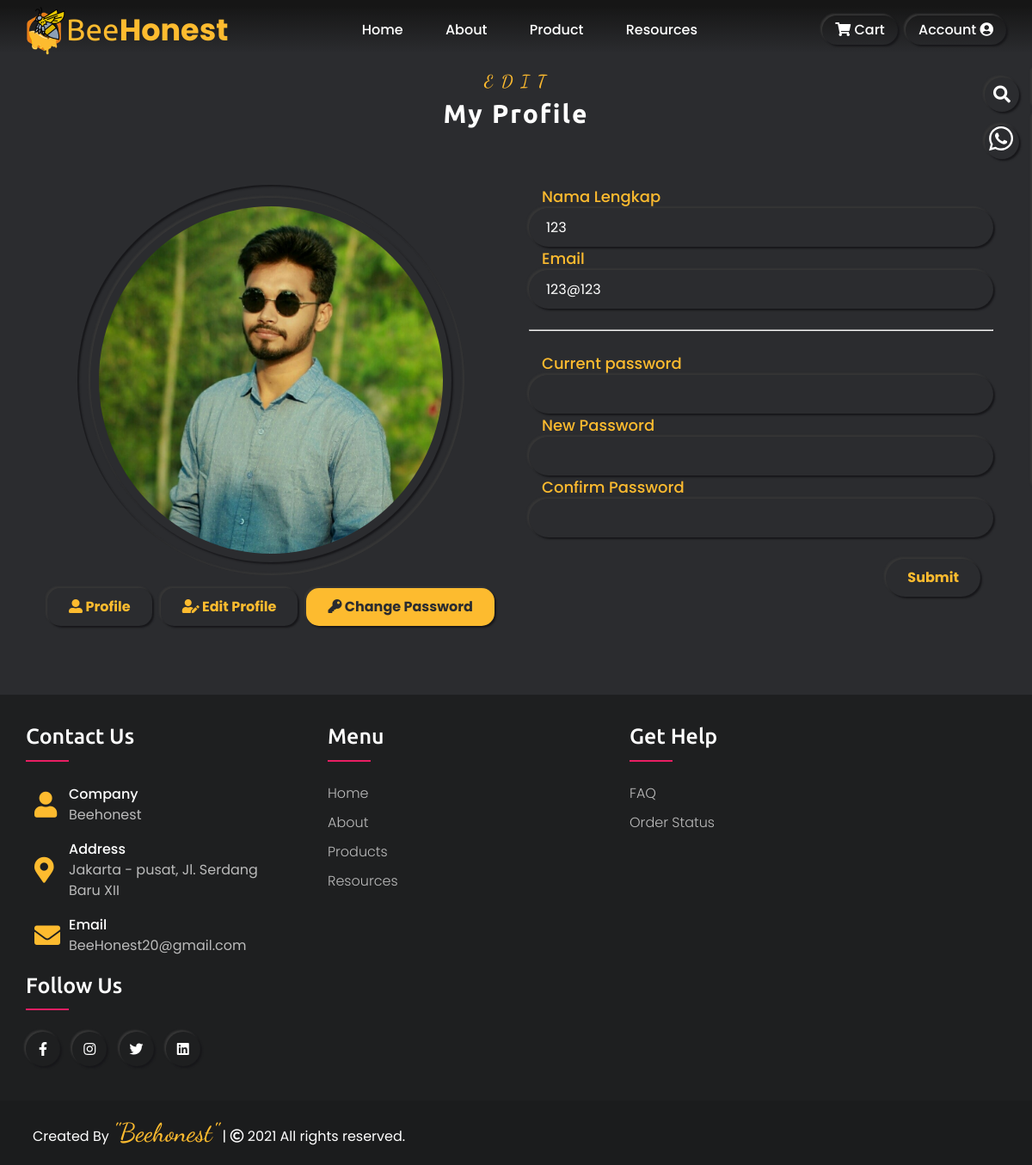
Screenshot of /changepassword.php (signed in) with the database file from the repository.
### tables this page shows
CREATE TABLE `pelanggan` (
  `id_pelanggan` int(11) NOT NULL,
  `email_pelanggan` varchar(100) NOT NULL,
  `password_pelanggan` varchar(50) NOT NULL,
  `nama_pelanggan` varchar(100) NOT NULL,
  `telepon_pelanggan` varchar(100) NOT NULL,
  `alamat_pelanggan` text NOT NULL,
  `bio` text NOT NULL,
  `gambar_profile` varchar(255) NOT NULL,
  `date` timestamp NOT NULL DEFAULT current_timestamp()
);

CREATE TABLE `alamat` (
  `idAlamat` int(11) NOT NULL,
  `ig` text NOT NULL,
  `twitter` text NOT NULL,
  `fb` text NOT NULL,
  `linkedin` text NOT NULL,
  `namaPerusahaan` text NOT NULL,
  `alamatPerusahaan` text NOT NULL,
  `email` text NOT NULL,
  `no_telpPerusahaan` varchar(15) NOT NULL
);

### changepassword.php (the view, shortened to what this page needs)
<!DOCTYPE html>
<html lang="zxx">
<head>
	<?php include 'templates/head.php'; ?>
</head>
<body>
	<?php require_once('20=gili=trawangan/Api/koneksi.php'); ?>
	<?php include 'templates/topbar.php'; ?>
    <section class="profile-section section active" id="home">
    <div class="mySlides fade">
      <div class="container">
        <div class="row ">
        <div class="section-title justify-content-center">
          <h2 data-heading="E D I T">My Profile</h2>
        </div>
        <div class="profile-img">
            <div class="img-box inner-shadow">
            <?php
            $nama_pelanggan = $_SESSION['nama_pelanggan'];
            $query = mysqli_query($conn,"SELECT * FROM pelanggan WHERE nama_pelanggan = '$nama_pelanggan' ");
            while ($info_pelanggan=mysqli_fetch_array($query)) {
            ?>
            <img src="<?php
            if (!$info_pelanggan['gambar_profile']){
                echo(" assets/img/admin.png");
            }else
		echo $info_pelanggan['gambar_profile']; ?>" class="outer-shadow"
                alt="Profile-user">
            </div>
            <div class="row button-setting-acount">
              <div class="button-item ">
              <a href="profile" class="btn-1 outer-shadow hover-in-shadow "><i class="fas fa-user-alt"></i> Profile</a>
              </div>
              <div class="button-item ">
              <a href="editprofile" class="btn-1  outer-shadow hover-in-shadow"><i class="fas fa-user-edit"></i> Edit Profile</a>
              </div>
              <div class="button-item ">
              <a  class="btn-1 active outer-shadow "><i class="fas fa-key"></i> Change Password</a>
              </div>
              </div>
          </div>
          <div class="profile-text">
        <label for="" style="margin-left:15px">Nama Lengkap</label>
        <div class="input-group outer-shadow ">
        <input class="input-control" type="text" readonly name="nama_pelanggan" value="<?php echo $info_pelanggan['nama_pelanggan']; ?>" >
        </div>
        <label for="" style="margin-left:15px">Email</label>
              <div class="input-group outer-shadow ">
              <input class="input-control" type="text" name="email" readonly value="<?php echo $info_pelanggan['email_pelanggan']; ?>" class="form-control">
        </div>
		<br>
         <hr>
		 <br>
		 <form action="" method="POST" enctype="multipart/form-data" >
		<label for="" style="margin-left:15px">Current password</label>
        <div class="input-group outer-shadow hover-in-shadow ">
        <input class="input-control" type="password"  name="password_lama">
        </div>
        <label for="" style="margin-left:15px">New Password</label>
              <div class="input-group outer-shadow hover-in-shadow ">
              <input class="input-control" type="password" name="password_baru"   class="form-control">
        </div>
        <label for="" style="margin-left:15px">Confirm Password</label>
              <div class="input-group outer-shadow hover-in-shadow">
              <input class="input-control" type="password" name="konf_password" class="form-control">
        </div>
              <div class="submit-btn">
              <button type="submit" name="changepassword" class="btn-1 outer-shadow hover-in-shadow">Submit</button>
            </div>
              </form>
          </div>
          <?php
            }
            ?>
        </div>
      </div>
    </div>
  </section>
	<section class="footer-section section" id="footer">
		<div class="container">
			<div class="row">
				<div class="footer-col">
					<h4>Contact Us</h4>
					<div class="contact">
						<?php
              $alamat=mysqli_fetch_array(mysqli_query($conn,"SELECT * from alamat "));
            ?>
						<div class="icons">
							<div class="row">
								<i class="fas fa-user"></i>
								<div class="info">
									<div class="head">Company</div>
									<div class="sub-title"><?php echo $alamat['namaPerusahaan'] ?></div>
								</div>
							</div>
							<div class="row">
								<i class="fas fa-map-marker-alt"></i>
								<div class="info">
									<div class="head">Address</div>
									<div class="sub-title"><?php echo $alamat['alamatPerusahaan'] ?></div>
								</div>
							</div>
							<div class="row">
								<i class="fas fa-envelope"></i>
								<div class="info">
									<div class="head">Email</div>
									<div class="sub-title"><?php echo $alamat['email'] ?></div>
								</div>
							</div>
						</div>
					</div>
				</div>
				<div class="footer-col">
					<h4>Menu</h4>
					<ul>
						<li><a href="home#home">Home</a></li>
						<li><a href="home#about">About</a></li>
						<li><a href="home#products">Products</a></li>
						<li><a href="blog">Resources</a></li>
					</ul>
				</div>
				<div class="footer-col">
					<h4>get help</h4>
					<ul>
						<li><a href="faqs">FAQ</a></li>
						<li><a href="riwayat">order status</a></li>
					</ul>
				</div>
				<div class="footer-col">
					<h4>Follow us</h4>
					<div class="social-links">
						<a href="<?php echo $alamat['fb'];?>" class="facebook outer-shadow hover-in-shadow">
							<i class="fab fa-facebook-f"></i></a>
						<a href="<?php echo $alamat['ig'];?>" class="instagram outer-shadow hover-in-shadow">
							<i class="fab fa-instagram instagram"></i><span></span></a>
						<a href="<?php echo $alamat['twitter'];?>" class="twitter outer-shadow hover-in-shadow">
							<i class="fab fa-twitter"></i></a>
						<a href="<?php echo $alamat['linkedin'];?>" class="linkedin outer-shadow hover-in-shadow">
							<i class="fab fa-linkedin"></i></a>
					</div>
				</div>
			</div>
		</div>
	</section>
	<div class="style-switcher outer-shadow">
		<div class="style-chat s-icon outer-shadow hover-in-shadow">
			<?php
                                  $jam = date('H:i');
                                  if ($jam > '05:30' && $jam < '10:00') {
                                      $salam = 'Pagi';
                                  } elseif ($jam >= '10:00' && $jam < '15:00') {
                                      $salam = 'Siang';
                                  } elseif ($jam < '18:00') {
                                      $salam = 'Sore';
                                  } else {
                                      $salam = 'Malam';
                                  }
                                  ?>
			<a href="https://api.whatsapp.com/send?phone=<?php echo $alamat['no_telpPerusahaan'];?><?php echo "&text=Halo....+Selamat+$salam,+Beehonest+👋+&app_absent=0"?>"
				alt="Hubungin Kami" target="_blank"><img src="assets/img/svg/whatsapp.svg"></a>
		</div>
	</div>
	<div class="style-switcher2 outer-shadow">
		<div class="style-search s-icon outer-shadow hover-in-shadow">
			<i class="fas fa-search"></i>
		</div>
	</div>
	<footer>
		<span>Created By <a href="#">"<?php echo $alamat['namaPerusahaan'] ?>"</a> | <span
				class="far fa-copyright"></span>
			2021 All rights
			reserved.</span>
	</footer>
</body>
</html>

### assets/css/skins/color-1.css (style rules this page uses)
:root { --skin-color:#FDBB2F; }

### assets/css/style-switch2.css (style rules this page uses)
.style-switcher { position: fixed; right: 0; top: 130px; padding: 15px; width: 300px; height: 440px; border-radius: 10px 5px 5px 10px; transition: all 0.3s ease; transform:translateX(100%); background: gray; z-index: 888; }
.style-switcher .s-icon { background: #2b2c2f; position: absolute; height: 40px; width: 40px; text-align: center; font-size: 20px; color: var(--text-black-900); right: 100%; margin-right: 15px; cursor: pointer; transition: all 0.3s ease; border-radius: 50%; }
.style-switcher .s-icon img { height: 30px; width: 30px; color: #fff; top: 0; }
.style-switcher .s-icon:after { border-radius: 50%; }
.style-switcher2 { position: fixed; right: 0; top: 80px; padding: 10px; width: 300px; height: 45px; z-index: 101; border-radius: 5px; transition: all 0.3s ease; transform:translateX(100%); align-items: center; justify-content: center; background: gray; }
.style-switcher2 .s-icon { background: #2b2c2f; position: absolute; height: 40px; width: 40px; text-align: center; font-size: 20px; color: var(--text-black-900); right: 100%; margin-right: 15px; cursor: pointer; transition: all 0.3s ease; border-radius: 50%; }
.style-switcher2 .s-icon i { line-height: 40px; }
.style-switcher2 .s-icon:after { border-radius: 50%; }
.style-switcher2 .style-search { top: 0x; }

### rows the page displays
pelanggan: gambar_profile (picture), nama_pelanggan "123", email "123@123"
alamat: namaPerusahaan "Beehonest", alamatPerusahaan "Jakarta - pusat, Jl. Serdang Baru XII", email "BeeHonest20@gmail.com"
